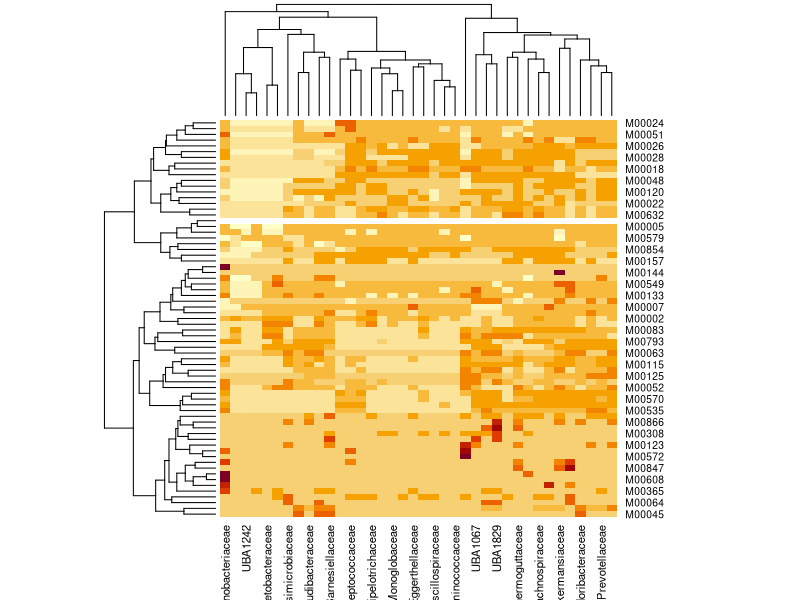

The R script that drew this image: (Note: this script raises an error after producing the figure.)
library(ggplot2) 
library(reshape2)
library(gplots)
library(RColorBrewer)
library(ComplexHeatmap)

dt = as.matrix(read.table("profile.txt",sep = "\t", header = T,row.names = 1,check.names = F))
dt <- t(dt)
map = read.table("P2Fmap.txt",sep = "\t", header = T,check.names = F)
md = read.table("module.txt",sep = "\t", header = T,check.names = F)

kk = heatmap(dt)
row_order = rownames(dt)[kk$rowInd]
col_order = colnames(dt)[kk$colInd]
dt = dt[row_order, col_order]

rownames(map)=map$family
map = map[colnames(dt),] 
csd = data.frame(enriched=map$phylum)
csd$enriched = factor(csd$enriched, unique(csd$enriched))

rownames(md)=md$modules
md  = md[rownames(dt),]
rsd = data.frame(enriched=md$B)
rsd$enriched = factor(rsd$enriched, unique(rsd$enriched))

mycols = colorRamp2(breaks=c(0, 1, 2),
                    colors=c("#ece2f0","#a6bddb", "#1c9099"))


Heatmap(as.matrix(dt),bottom_annotation = ha2,
        cluster_rows=FALSE, cluster_columns=FALSE, # 是否启用聚类
        row_split=rsd, column_split=csd, # 行/列分割
        row_title_side='right',column_title_side = 'bottom', # 文字显示方位
        row_title_rot = 0, column_title_rot=90, # 文字旋转角度
        border=T,
        show_row_names=F, show_column_names = T, 
        row_gap = unit(0, 'mm'), column_gap = unit(0, 'mm'),
        col=mycols
)
